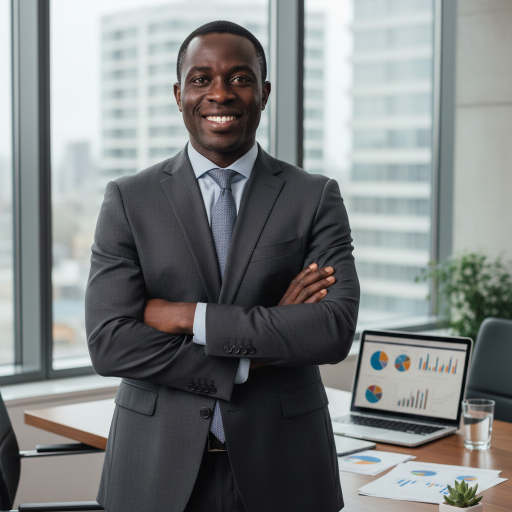
#> input picture montage/edit/broll/advisor.png, 1024 x 1024 px, given in place of medecin.png, which was not available (shown at 1/2 size)
$ python broll_anim.py
#> lines starting #> are read from the running program, lines starting #| are printed output that depends on the picture; pictures that were not available may be replaced by others from this repository, and a replacement may not be noted
#> in render_clip, src is the input picture: PIL image 1024x1024 RGB; mean R, G, B 125.9, 129.3, 129.1
#!/usr/bin/env python3
"""Anime les images B-roll avec entrées spectaculaires. ProRes 4444 alpha."""
import math, os, subprocess, sys
from PIL import Image, ImageDraw, ImageFilter, ImageEnhance, ImageFont, ImageChops

W, H, FPS = 1080, 1920, 30
HERE  = os.path.dirname(__file__)
BROLL = os.path.join(HERE, "broll")
OUT   = os.path.join(HERE, "broll_clips")
os.makedirs(OUT, exist_ok=True)

GOLD=(255,200,70); CYAN=(0,212,255); WHITE=(255,255,255)
BOLD="/usr/share/fonts/truetype/dejavu/DejaVuSans-Bold.ttf"
_fc={}
def font(s):
    if s not in _fc: _fc[s]=ImageFont.truetype(BOLD,s)
    return _fc[s]

def eo(t): t=max(0,min(1,t)); return 1-(1-t)**3
def cl(x,a=0,b=1): return max(a,min(b,x))
def lerp(a,b,t): return a+(b-a)*t

def bg_blur(im):
    b=im.copy().resize((W,H)); b=b.filter(ImageFilter.GaussianBlur(40))
#> after `b = im.copy().resize((W, H))`:
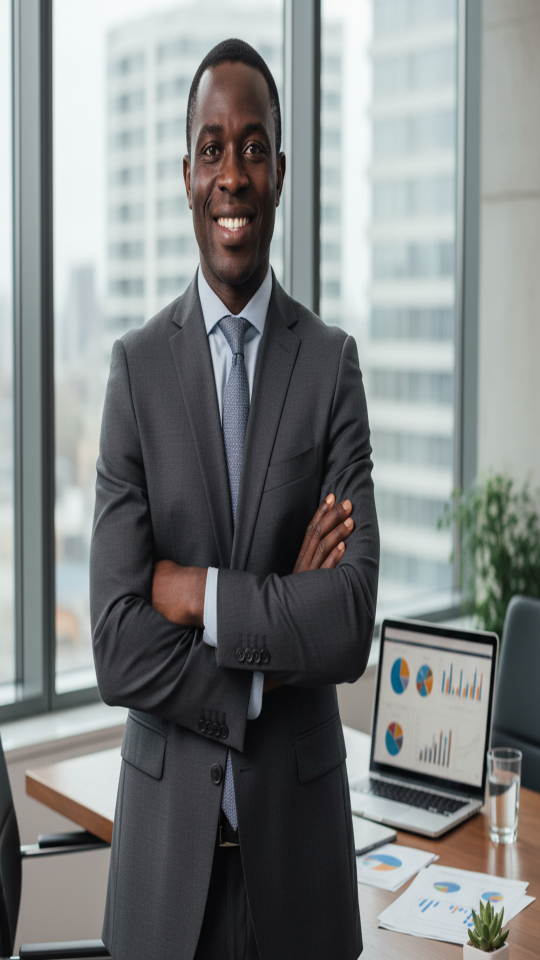
#> b: PIL image 1080x1920 RGB (shown at 1/2 size); mean R, G, B 125.9, 129.3, 129.1
#> after `b = b.filter(ImageFilter.GaussianBlur(40))`:
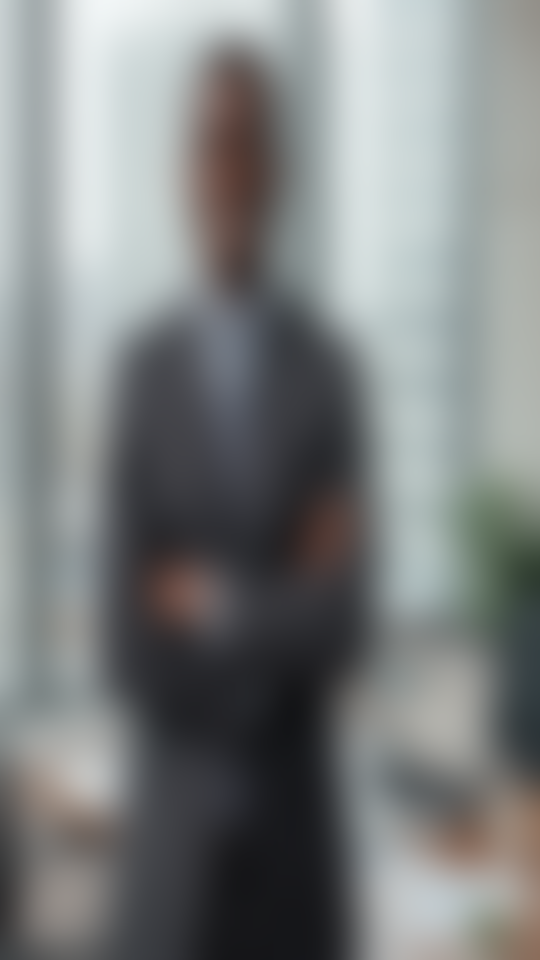
#> b: PIL image 1080x1920 RGB (shown at 1/2 size); mean R, G, B 126, 129.4, 129.3
    b=ImageEnhance.Brightness(b).enhance(0.45); return b.convert("RGBA")
#> after `b = ImageEnhance.Brightness(b).enhance(0.45)`:
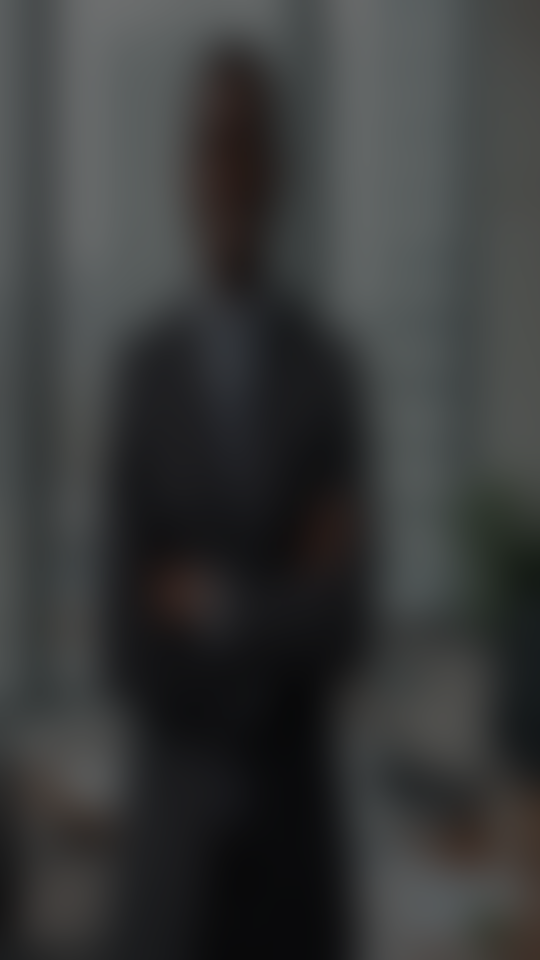
#> b: PIL image 1080x1920 RGB (shown at 1/2 size); mean R, G, B 56.2, 57.8, 57.7

def rgb_split(im,dx):
    r,g,b=im.split()
    r=r.transform(r.size,Image.AFFINE,(1,0,-dx,0,1,0))
    b=b.transform(b.size,Image.AFFINE,(1,0,dx,0,1,0))
    return Image.merge("RGB",(r,g,b))

def corner_brackets(draw,box,a,c=CYAN,L=60,wdt=5):
    x0,y0,x1,y1=box; A=int(a)
    for cx,cy,sx,sy in [(x0,y0,1,1),(x1,y0,-1,1),(x0,y1,1,-1),(x1,y1,-1,-1)]:
        draw.line([(cx,cy),(cx+sx*L,cy)],fill=(*c,A),width=wdt)
        draw.line([(cx,cy),(cx,cy+sy*L)],fill=(*c,A),width=wdt)

def light_sweep(size,prog):
    w,h=size; lay=Image.new("RGBA",(w,h),(0,0,0,0)); d=ImageDraw.Draw(lay)
    x=int(lerp(-w*0.5,w*1.5,prog)); bw=int(w*0.18)
    for i in range(-bw,bw):
        aa=int(120*(1-abs(i)/bw))
        d.line([(x+i,0),(x+i-int(h*0.3),h)],fill=(255,255,255,max(0,aa)),width=2)
    return lay

def ENTER(kind,p,im_w,im_h):
    e=eo(p)
    if kind=="punch":  return lerp(1.6,1.0,e),0,0
    if kind=="slide_r":return 1.05,int(lerp(W*0.7,0,e)),0
    if kind=="slide_l":return 1.05,int(lerp(-W*0.7,0,e)),0
    if kind=="rise":   return lerp(1.15,1.0,e),0,int(lerp(H*0.5,0,e))
    if kind=="glitch": return lerp(1.12,1.0,e),0,0
    if kind=="flash":  return lerp(0.7,1.0,e),0,0
    return 1.0,0,0

def render_clip(name,img_name,dur,enter,label=None,kb=0.10):
    src=Image.open(os.path.join(BROLL,f"{img_name}.png")).convert("RGB")
    bg=bg_blur(src); n=int(dur*FPS)
    fin_a,fout_a=0.13,0.20
    cmd=["ffmpeg","-y","-f","rawvideo","-pix_fmt","rgba","-s",f"{W}x{H}","-r",str(FPS),
         "-i","pipe:0","-c:v","prores_ks","-profile:v","4444","-pix_fmt","yuva444p10le",
         "-an",os.path.join(OUT,f"{name}.mov")]
#> (the run stopped early here; a loop or call above may not have finished)
